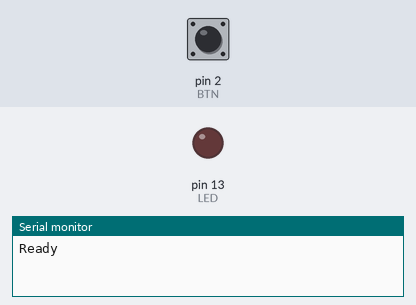
A sketch run on a simulated Arduino Uno, built with avr-gcc and run on an emulated ATmega328P. Parts: output pins drawn as LEDs (lit = HIGH), the last lines printed to the serial monitor. Dashed ring = blinking. Inputs (shaded band) come from the test bench; at power-on: pin 2 (BTN) HIGH.

Above: at 1.2 s.
1.3 s: pin 2 (BTN) pulled LOW for 1 s
At 1.42 s:
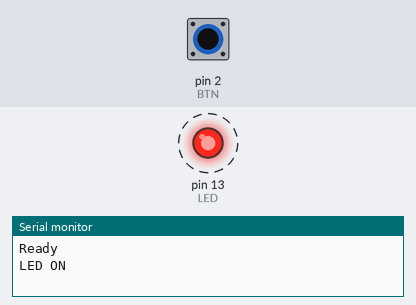
3.8 s: pin 2 (BTN) pulled LOW for 0.15 s
At 5.0 s:
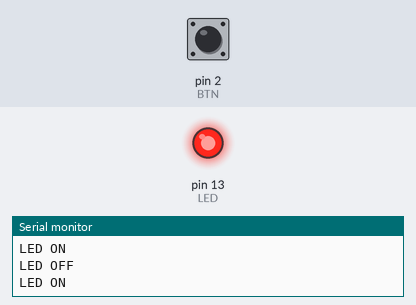
5.4 s: pin 2 (BTN) pulled LOW for 3.2 s
At 9.8 s:
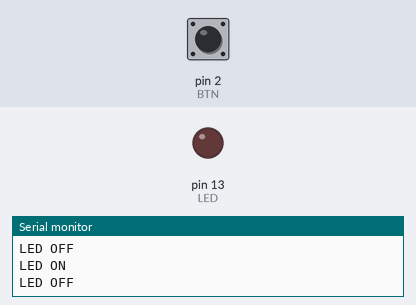
Timing chart, 0 to 11.3 s (numbered marks = the images above; inputs shaded):
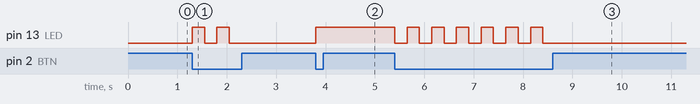

Measured:
- after the input at 1.3 s, pin 13 (LED): alternates HIGH for 0.25 s and LOW for 0.25 s, 4 changes in all, then stays LOW, starting at once
- after the input at 3.8 s, pin 13 (LED): LOW → HIGH at once
- after the input at 5.4 s, pin 13 (LED): alternates HIGH for 0.25 s and LOW for 0.25 s, 13 changes in all, then stays LOW, starting at once

The sketch:

sketch.ino
```cpp
// Starter: button toggles LED, prints to Serial
const int LED = 13, BTN = 2;
bool on = false;
void setup() { pinMode(LED, OUTPUT); pinMode(BTN, INPUT_PULLUP); Serial.begin(9600); Serial.println("Ready"); }
void loop() {
  if (digitalRead(BTN) == LOW) { on = !on; digitalWrite(LED, on); Serial.println(on ? "LED ON" : "LED OFF"); delay(250); }
}
```
